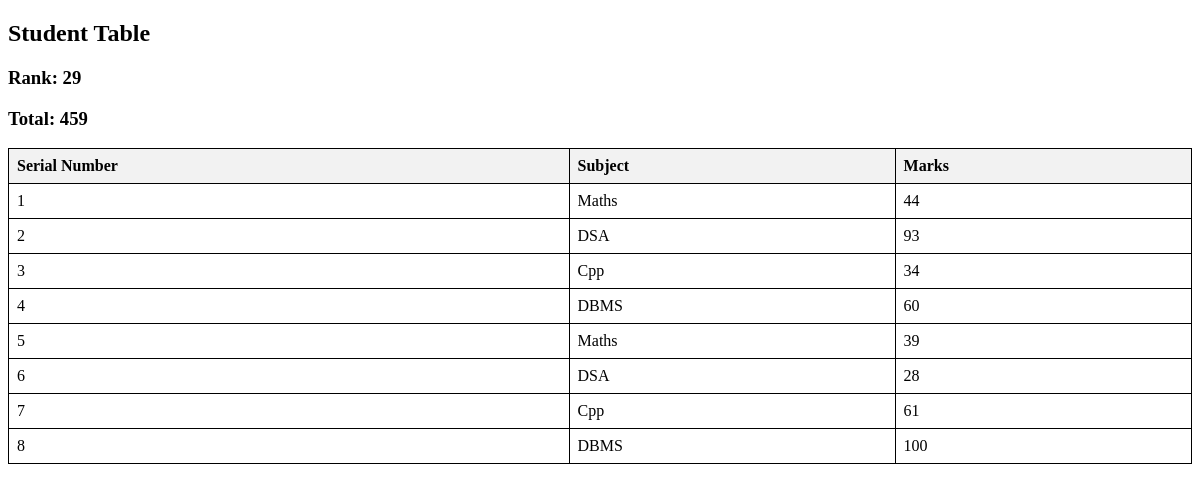
Screenshot of /see_marks/STU-0903/ with the database file from the repository.
### vege/models.py (models this page shows, shortened)
class SubjectMarks(models.Model) :
    student = models. ForeignKey(Student , related_name="studentmarks" , on_delete=models.CASCADE)
    subject = models.ForeignKey(Subject , on_delete=models.CASCADE)
    marks = models. IntegerField()
    class Meta:
        unique_together = ['student' , 'subject']

class Subject(models.Model):
    subject_name=models.CharField(max_length=100)

### vege/views.py (the view)
# urls.py: path('see_marks/<student_id>/',see_marks,name='see_marks')
def see_marks(request, student_id):
    query=SubjectMarks.objects.filter(student__student_id__student_id=student_id)
    total_marks=query.aggregate(total_marks=Sum('marks'))
    current_rank=-1
    i=1
    ranks= Student.objects.annotate(marks=Sum('studentmarks__marks')).order_by('marks')
    for rank in ranks:
        if student_id==rank.student_id.student_id:
            current_rank=i
            break
        i=i+1
    return render(request, "see_marks.html", {'query':query,'total_marks':total_marks,'current_rank':current_rank,})

### vege/templates/see_marks.html (shortened to what this page needs)
<!DOCTYPE html>
<html lang="en">
<head>
</head>
<body>
<h2>Student Table</h2>
<h3>Rank: {{current_rank}}</h3>
<h3>Total: {{total_marks.total_marks}}</h3>
<table>
    <tr>
        <th>Serial Number</th>
        <th>Subject</th>
        <th>Marks</th>
    </tr>
    {% for marks in query %}
    <tr>
        <td>{{ forloop.counter }}</td>
        <td>{{ marks.subject.subject_name }}</td>
        <td>{{marks.marks}}</td>
    </tr>
    {% endfor %}
</table>
</body>
</html>

### vege/templates/see_marks.html (style rules this page uses)
table { width: 100%; border-collapse: collapse; }
table, th, td { border: 1px solid black; }
th, td { padding: 8px; text-align: left; }
th { background-color: #f2f2f2; }

### rows the page displays
SubjectMarks: subject.subject_name "Maths", marks "44"
SubjectMarks: subject.subject_name "DSA", marks "93"
SubjectMarks: subject.subject_name "Cpp", marks "34"
SubjectMarks: subject.subject_name "DBMS", marks "60"
SubjectMarks: subject.subject_name "Maths", marks "39"
SubjectMarks: subject.subject_name "DSA", marks "28"
SubjectMarks: subject.subject_name "Cpp", marks "61"
SubjectMarks: subject.subject_name "DBMS", marks "100"

### other values shown
{{ current_rank }} "29"
{{ total_marks.total_marks }} "459"
